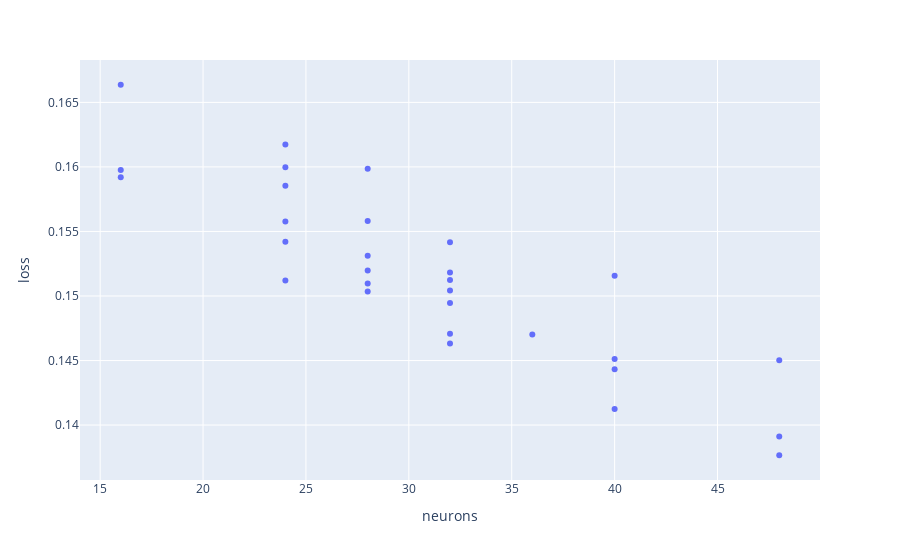

The notebook cell this image was saved under:
### Code cell
px.scatter(df, x='neurons', y='loss')

### Figure 1 — Plotly figure (JSON) as saved in the notebook; plotly's stock layout.template omitted (floating-point values rounded to 4 significant figures)
{"data": [{"hovertemplate": "neurons=%{x}<br>loss=%{y}<extra></extra>", "legendgroup": "", "marker": {"color": "#636efa", "symbol": "circle"}, "mode": "markers", "name": "", "orientation": "v", "showlegend": false, "type": "scatter", "x": [32, 28, 40, 24, 36, 16, 24, 32, 32, 24, 28, 24, 16, 24, 28, 28, 32, 28, 32, 24, 32, 28, 40, 40, 40, 32, 48, 48, 16, 48], "xaxis": "x", "y": [0.1518, 0.1503, 0.1451, 0.1585, 0.147, 0.1592, 0.16, 0.1504, 0.1512, 0.1542, 0.1599, 0.1558, 0.1598, 0.1617, 0.1558, 0.1531, 0.1495, 0.151, 0.1471, 0.1512, 0.1542, 0.152, 0.1516, 0.1443, 0.1412, 0.1463, 0.145, 0.1377, 0.1664, 0.1391], "yaxis": "y"}], "layout": {"legend": {"tracegroupgap": 0}, "margin": {"t": 60}, "xaxis": {"anchor": "y", "domain": [0, 1], "title": {"text": "neurons"}}, "yaxis": {"anchor": "x", "domain": [0, 1], "title": {"text": "loss"}}}}
